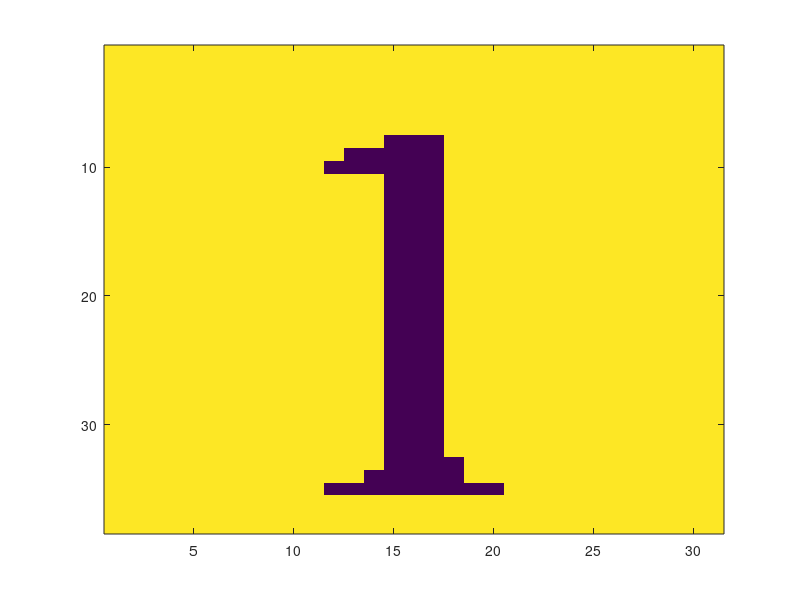
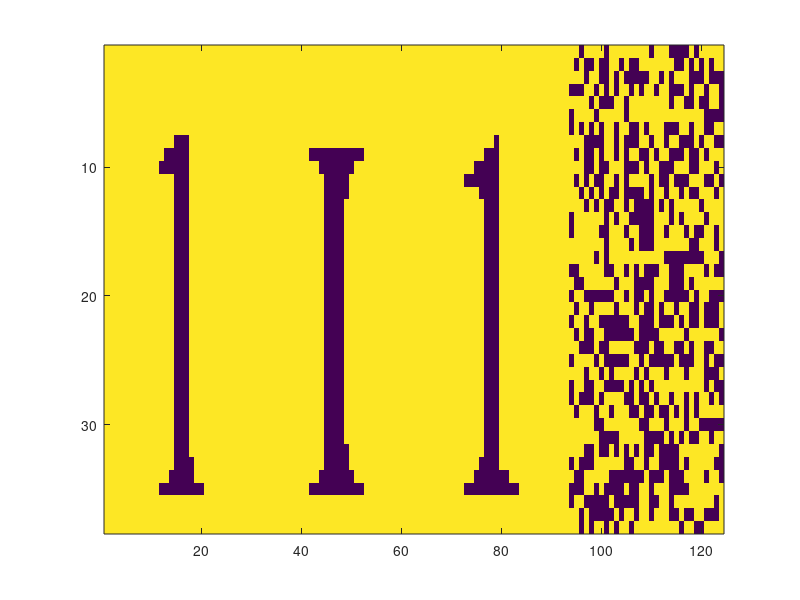

Here is the MATLAB script that generated these plots, in order:
load classletters

imagesc(class1)
figure()
imagesc([class1 class2 class3 test])

%%
p1 = 0.8;
p2 = 0.15;
p3 = 0.05;
eps = 0.4;

%%
diff1 = class1-test;
diff2 = class2-test;
diff3 = class3-test;

diff1_right = length(find(diff1 == 0));
diff2_right = length(find(diff2 == 0));
diff3_right = length(find(diff3 == 0));

diff1_wrong = length(find(diff1 == 1)) + length(find(diff1 == -1));
diff2_wrong = length(find(diff2 == 1)) + length(find(diff2 == -1));
diff3_wrong = length(find(diff3 == 1)) + length(find(diff3 == -1));

format long g
map1 = eps^diff1_wrong*(1-eps)^diff1_right
map2 = eps^diff2_wrong*(1-eps)^diff2_right
map3 = eps^diff3_wrong*(1-eps)^diff3_right

%%
d3r = diff1_right - diff3_right;
d3w = diff1_wrong - diff3_wrong;

m3 = eps^d3w*(1-eps)^d3r;

